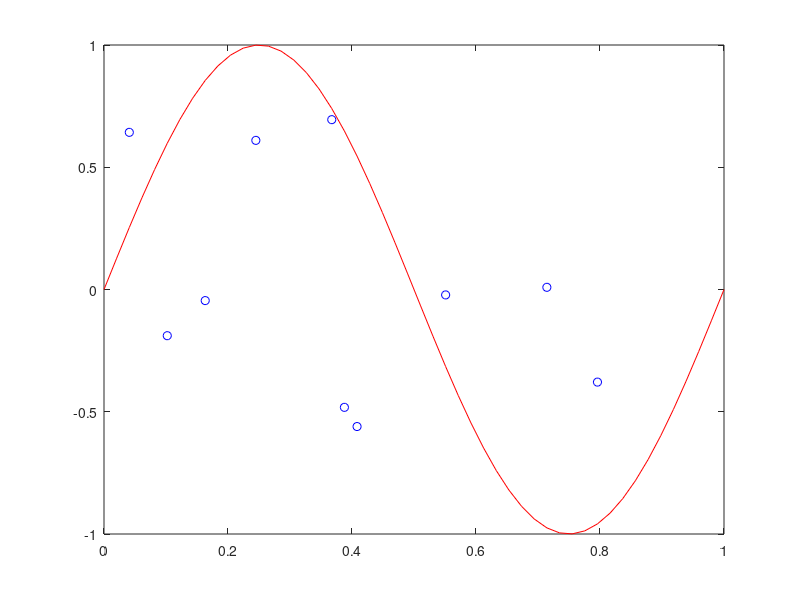

The MATLAB source for this figure: (Note: this script raises an error after producing the figure.)
%Esempio di Curve Fitting Polinomiale
clc;clear;close all

x=linspace(0,1,50);
%curva da stimare
y=sin(2*pi*x);

%Valori osservati con Rumore additivo
y1=randperm(50);

%Numero punti osservati
n=10;
rumore=randn(1,n);
t=y(y1(1:n))+rumore;
xt=x(y1(1:n));

plot(x,y,'r');hold on
plot(xt,t,'ob');


%Approssimazione attraverso Polinomio di grado 3
basi=@(x)([1 x x^2 x^3]);
%calcolo i coefficienti del polinomio
[w]=LinearBasis(t',xt,basi)


% Valuto il polinomio su tutto il dominio di rappresentazione
for i=1:50
    y(i)=sum(basi(x(i))*w);
    
end
plot(x,y,'g')

% La distribuzione predittiva sarà
% N(t| y(x,w), b)
%
w_ml=w;

%Calcolo la varianza della Gaussiana
s=0;
for i=1:n
    s=s+( t(i)-basi(xt(i))*w_ml )^2;
end
s=s/n;

s=sqrt(1/s);
%Valuto la distribuzione predittiva su t che mi restituisce la probabilità che t
% assuma un determinato valore in corrispondenza di xt(i)
for i=1:10
    Media=basi(xt(i))*w_ml;
    
    % Calcolo la distribuzibe su
    T=linspace(Media-4*s,Media+4*s,50);
    
    N= exp(-( (Media-T).^2 )./(2*s^2) ) ./sqrt(2*pi*s^2);
    
       
    plot(xt(i)+N,T,'m');
end
